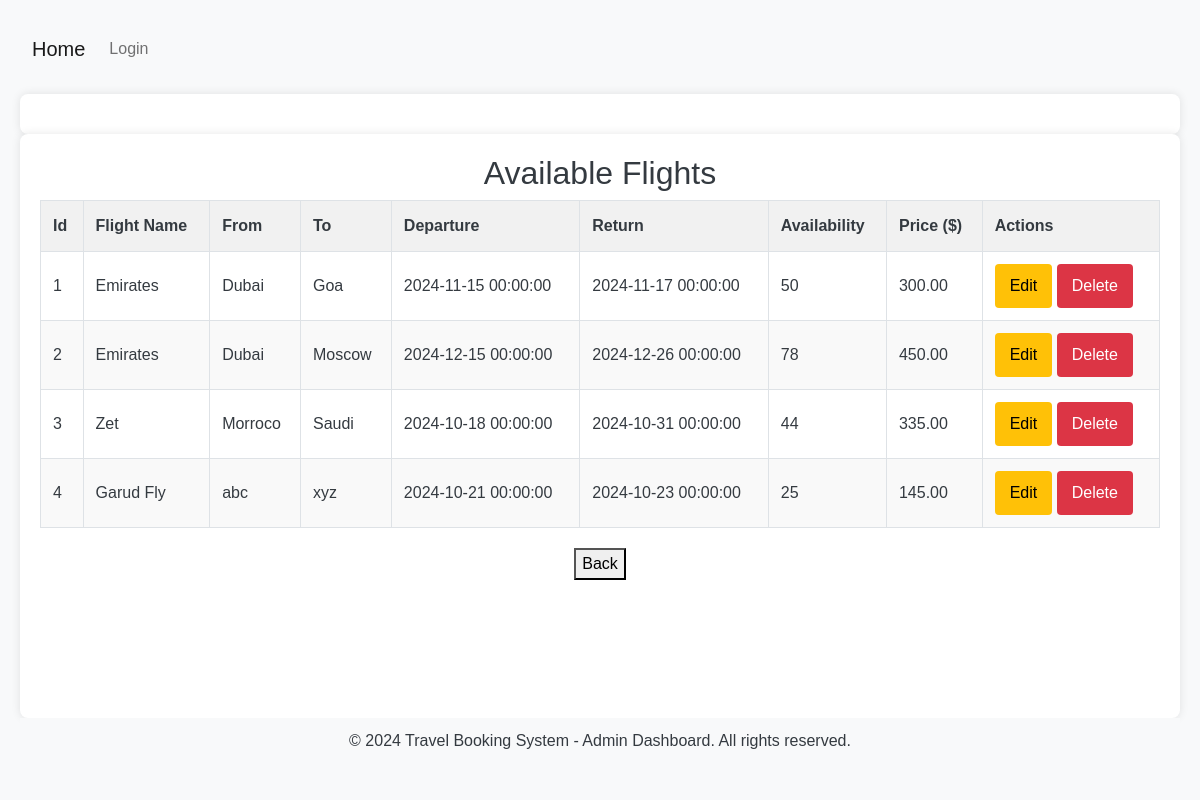
The page /flights on the database its author committed.
### Travel/models.py (models this page shows, shortened)
class TravelService(db.Model):
    __abstract__ = True
    id = db.Column(db.Integer, primary_key=True)
    service_id = db.Column(db.Integer, nullable=False)
    availability_count = db.Column(db.Integer, default=0)
    price = db.Column(db.Numeric(10, 2), nullable=False)

class Flight(TravelService):
    __tablename__ = 'flights'
    Flight_Name = db.Column(db.String(80), nullable=False)
    From = db.Column(db.String(80), nullable=False)
    To = db.Column(db.String(80), nullable=False)
    Departure = db.Column(db.DateTime, nullable=False)
    Return = db.Column(db.DateTime, nullable=True)
    status = db.Column(db.String(20), default='Pending')

### Travel/views.py (the view)
@bp.route('/flights', methods=['GET'])
def flights():
    flights = Flight.query.all()
    return render_template('flight_avail.html', flights=flights)

### Travel/templates/flight_avail.html
{% extends "base1.html" %}
{% block abc %}
<center>
    <h2>Available Flights</h2>
    <div class="table-container">
        {% if flights %}
            <table>
                <thead>
                    <tr>
                        <th>Id</th>
                        <th>Flight Name</th>
                        <th>From</th>
                        <th>To</th>
                        <th>Departure</th>
                        <th>Return</th>
                        <th>Availability</th>
                        <th>Price ($)</th>
                        <th>Actions</th>
                    </tr>
                </thead>
                <tbody>
                    {% for flight in flights %}
                        <tr>
                            <td>{{ flight.id }}</td>
                            <td>{{ flight.Flight_Name }}</td>
                            <td>{{ flight.From }}</td>
                            <td>{{ flight.To }}</td>
                            <td>{{ flight.Departure }}</td>
                            <td>{{ flight.Return }}</td>
                            <td>{{ flight.availability_count }}</td>
                            <td>{{ flight.price }}</td>
                            <td class="action-buttons">
                                <form action="{{ url_for('travel.edit_flight', id=flight.id) }}" method="POST" style="display:inline;">
                                    <button type="submit" class="btn btn-warning">Edit</button>
                                </form>
                                <form action="{{ url_for('travel.delete_flight', id=flight.id) }}" method="POST" style="display:inline;">
                                    <button type="submit" class="btn btn-danger">Delete</button>
                                </form>
                            </td>
                        </tr>
                    {% endfor %}
                </tbody>
            </table>
        {% else %}
            <p>No flights found for the selected route.</p>
        {% endif %}
    </div>
    <button class="back-button" onclick="window.location.href='/admin/dashboard'">Back</button>
</center>
{% endblock %}

### Travel/static/admin_css.css (style rules this page uses)
body { font-family: 'Arial', sans-serif; line-height: 1.6; background-color: #f8f9fa; color: #343a40; margin: 0; padding: 20px; }
h1, h2, h3, h4, h5, h6 { color: #343a40; }
form { margin-bottom: 20px; }
.btn { padding: 10px 15px; border: none; border-radius: 4px; cursor: pointer; transition: background-color 0.2s; }
table { width: 100%; border-collapse: collapse; margin-bottom: 20px; }
th, td { padding: 12px; border: 1px solid #dee2e6; text-align: left; }
th { background-color: #f1f1f1; font-weight: bold; }
tbody tr:nth-child(even) { background-color: #f9f9f9; }

### Travel/templates/base1.html (style rules this page uses)
body { display: flex; flex-direction: column; min-height: 100vh; }

### rows shown on the page
Flight: id "1", Flight_Name "Emirates", From "Dubai", To "Goa", Departure "2024-11-15 00:00:00", Return "2024-11-17 00:00:00", availability_count "50", price "300.00"
Flight: id "2", Flight_Name "Emirates", From "Dubai", To "Moscow", Departure "2024-12-15 00:00:00", Return "2024-12-26 00:00:00", availability_count "78", price "450.00"
Flight: id "3", Flight_Name "Zet", From "Morroco", To "Saudi", Departure "2024-10-18 00:00:00", Return "2024-10-31 00:00:00", availability_count "44", price "335.00"
Flight: id "4", Flight_Name "Garud Fly", From "abc", To "xyz", Departure "2024-10-21 00:00:00", Return "2024-10-23 00:00:00", availability_count "25", price "145.00"
